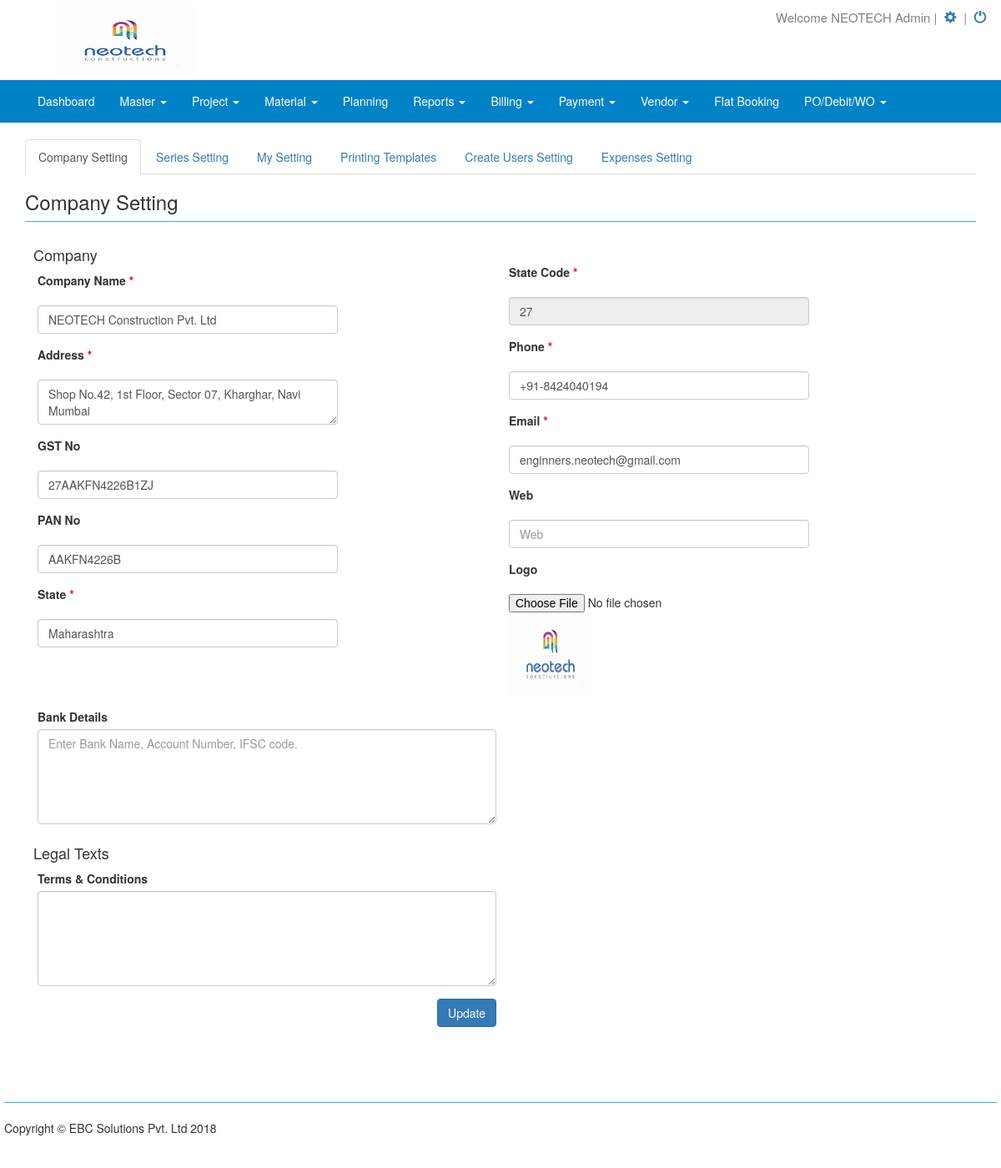
The page /dashboard.php?page=setting (signed in) on the database its author committed.
### tables this page shows
CREATE TABLE `company` (
  `id` int(11) NOT NULL,
  `user_id` int(11) NOT NULL,
  `company_name` varchar(255) NOT NULL,
  `company_email` varchar(100) NOT NULL,
  `company_phone` varchar(255) NOT NULL,
  `gst_no` varchar(255) NOT NULL,
  `pan_no` varchar(255) NOT NULL,
  `state` varchar(255) NOT NULL,
  `state_code` int(11) NOT NULL,
  `company_url` varchar(100) NOT NULL,
  `company_address` varchar(500) NOT NULL,
  `logo` varchar(255) NOT NULL,
  `terms` text NOT NULL,
  `bank_details` text NOT NULL,
  `cutomers` enum('No','Yes') NOT NULL DEFAULT 'Yes',
  `estimates` enum('No','Yes') NOT NULL DEFAULT 'Yes',
  `product` enum('No','Yes') NOT NULL DEFAULT 'Yes',
  `voucher` enum('No','Yes') NOT NULL DEFAULT 'Yes',
  `get_purchase` enum('No','Yes') NOT NULL DEFAULT 'Yes',
  `print_temp` varchar(50) NOT NULL DEFAULT 'temp2'
);

CREATE TABLE `user` (
  `id` int(11) NOT NULL,
  `comp_name` varchar(255) NOT NULL,
  `name` varchar(255) NOT NULL,
  `username` varchar(128) NOT NULL,
  `password` varchar(128) NOT NULL,
  `contact` varchar(15) NOT NULL,
  `is_active` tinyint(1) DEFAULT '0',
  `is_super_admin` tinyint(1) DEFAULT '0',
  `last_login` date DEFAULT NULL,
  `start_date` date NOT NULL,
  `end_date` date NOT NULL,
  `payment_status` int(11) NOT NULL DEFAULT '0' COMMENT '1-received,0-not received',
  `hash` varchar(255) NOT NULL,
  `created_at` date NOT NULL,
  `updated_at` date NOT NULL,
  `type` varchar(50) NOT NULL DEFAULT 'admin'
);

### setting.php (the view, shortened to what this page needs)
<?php
$user_id=$_SESSION['login_user'];
?>
<div class="row">
<div class="panel-body">
    <ul class="nav nav-tabs">
        <li class="active"><a href="dashboard.php?page=setting">Company Setting</a></li>
        <li><a href="dashboard.php?page=series_setting">Series Setting</a></li>
        <li><a href="dashboard.php?page=my_setting">My Setting</a></li>
        <li><a href="dashboard.php?page=print_template">Printing Templates</a></li>
        <li><a href="dashboard.php?page=create_user">Create Users Setting</a></li>
        <?php
            $aa1 = mysql_query("SELECT * FROM company WHERE user_id='$user_id'")or die(mysql_error($connection));
				$rrr=mysql_fetch_array($aa1);
			$vouch = $rrr['voucher'];
				if($vouch== 'Yes')
				{
            ?>
        <li><a href="dashboard.php?page=expenses_setting">Expenses Setting</a></li>
        <?php
       	 }
        else{}
        ?>
    </ul>
    <div class="tab-content">
        <div class="tab-pane fade in active" id="global">
            <h3>Company Setting</h3><hr>
        <div class="col-lg-12" id="globset">
              <form id="globalsettingform" name="globalsetting" autocomplete="off" method="POST" enctype="multipart/form-data">
           <?php
			$aa = mysql_query("SELECT * FROM company WHERE user_id='$user_id'")or die(mysql_error($connection));
				$rr=mysql_fetch_array($aa);
			?>
			<div class="col-lg-6">
				<h4>Company</h4>
				<div class="col-md-4">
					<label>Company Name <span class="required_field">*</span></label>
				</div><div class="panel-body"></div>
				<div class="col-md-8">
					<input type="text" class="form-control" name="txt_name" id="txt_cname" value="<?php echo $rr['company_name'];?>" placeholder="Name" required>
				</div>
				<div class="col-md-4">
					<label>Address <span class="required_field">*</span></label>
				</div><div class="panel-body"></div>
				<div class="col-md-8">
					<textarea class="form-control" name="txt_saddr" id="txt_saddr" placeholder="Address" required><?php echo $rr['company_address'];?></textarea>
				</div>
				<div class="col-md-4">
					<label>GST No</label>
				</div><div class="panel-body"></div>
				<div class="col-md-8">
					<input type="text" class="form-control" name="txt_gstin" id="txt_gstin" value="<?php echo $rr['gst_no'];?>" placeholder="GST No.">
				</div>
				<div class="col-md-4">
					<label>PAN No</label>
				</div><div class="panel-body"></div>
				<div class="col-md-8">
					<input type="text" class="form-control" name="txt_panno" id="txt_panno" value="<?php echo $rr['pan_no'];?>" MaxLength="10" pattern="[A-Z]{5}\d{4}[A-Z]{1}" placeholder="PAN No.">
				</div>
				<div class="col-md-4">
					<label>State <span class="required_field">*</span></label>
				</div><div class="panel-body"></div>
				<div class="col-md-8">
					<input type="text" class="form-control" name="txt_state" id="txt_state" value="<?php echo $rr['state'];?>" placeholder="State" onkeyup="state()" required>
				</div>
				</div>
				<div class="col-lg-6">
				<div class="panel-body"></div>
				<div class="col-md-4">
					<label>State Code <span class="required_field">*</span></label>
				</div><div class="panel-body"></div>
				<div class="col-md-8">
					<input type="text" class="form-control" name="state_code" id="state_code" value="<?php echo $rr['state_code'];?>"  placeholder="State Code" required readonly>
				</div>
				<div class="col-md-4">
					<label>Phone <span class="required_field">*</span></label>
				</div><div class="panel-body"></div>
				<div class="col-md-8">
					<input type="text" class="form-control" name="txt_cphone" id="txt_cphone" value="<?php echo $rr['company_phone'];?>" placeholder="Phone" required>
				</div>
				<div class="col-md-4">
					<label>Email <span class="required_field">*</span></label>
				</div><div class="panel-body"></div>
				<div class="col-md-8">
					<input type="email" class="form-control" name="txt_cemail" id="txt_cemail" value="<?php echo $rr['company_email'];?>" placeholder="Email" required>
				</div>
				<div class="col-md-4">
					<label>Web</label>
				</div><div class="panel-body"></div>
				<div class="col-md-8">
					<input type="text" class="form-control" name="txt_cweb" id="txt_cweb" value="<?php echo $rr['company_url'];?>" placeholder="Web" >
				</div>
				<div class="col-md-4">
					<label>Logo</label>
				</div><div class="panel-body"></div>
				<div class="col-md-8">
					<input type="file" name="logo" id="logo" onchange="readURL(this);">
					<img id="blah" src="<?php echo $rr['logo'];?>" alt="your logo" width=100 height=100 />
				</div>
			</div>
			<div class="panel-body"></div>
			<div class="col-lg-12">
				<div class="col-md-12">
					<label>Bank Details</label>
				</div>
				<div class="col-md-6">
					<textarea class="form-control" name="txt_bank" id="txt_bank" rows="5" placeholder="Enter Bank Name, Account Number, IFSC code."><?php echo $rr['bank_details'];?></textarea>
				</div>
			</div>
			<div class="panel-body"></div>
			<div class="col-lg-12">
				<h4>Legal Texts</h4>
				<div class="col-md-12">
					<label>Terms & Conditions</label>
				</div>
				<div class="col-md-6">
					<textarea class="form-control" name="txt_terms" id="txt_terms" rows="5"><?php echo $rr['terms'];?></textarea>
				</div>
			</div>
			<div class="panel-body"></div>
			<div class="col-lg-6" align="right">
				<?php
				$aa = mysql_query("SELECT * FROM company WHERE user_id='$user_id'")or die(mysql_error($connection));
					while($rr=mysql_fetch_array($aa))
					  {
					  	 $c_id= $rr['id'];
					  }
					  if(!empty($c_id)){
				?>
					<button name="update" type="submit" value="updcomp" id="update" class="btn btn-primary" onclick="document.pressed=this.value">Update</button>
				<?php
				  }
				  else{
				?>
				   <button name="save" type="submit" value="savecomp" id="saved" class="btn btn-primary" onclick="document.pressed=this.value" >Save</button>
				<?php
				  }
				?>
			 </div>
			</form>
		</div>
			<div class="panel-body"></div>
        </div>
</div>
</div>

### dashboard.php (shortened to what this page needs)
<?php
include "config.php";
?>
<!DOCTYPE html>
<html lang="en">
<head>
    <link href="css/bootstrap.min.css" rel="stylesheet">
    <link href="css/modern-business.css" rel="stylesheet">
    <link href="css/sweetalert.css" rel="stylesheet">
    <link href="font-awesome/css/font-awesome.min.css" rel="stylesheet" type="text/css">
    <link rel="stylesheet" type="text/css" href="datatables/media/css/jquery.dataTables.min.css">
    <link rel="stylesheet" type="text/css" href="datatables/media/css/dataTables.bootstrap.css">
    <link rel="stylesheet" href="https://code.jquery.com/ui/1.10.4/themes/smoothness/jquery-ui.css">
    <link rel="stylesheet" type="text/css" href="https://cdn.datatables.net/r/dt/jq-2.1.4,jszip-2.5.0,pdfmake-0.1.18,dt-1.10.9,af-2.0.0,b-1.0.3,b-colvis-1.0.3,b-html5-1.0.3,b-print-1.0.3,se-1.0.1/datatables.min.css"/>
</head>
<body>
    <div class="header">
    <?php
    $user_id=$_SESSION['login_user'];
      $aa12 = mysql_query("SELECT * FROM company WHERE user_id='$user_id'")or die(mysql_error($connection));
        $arr=mysql_fetch_array($aa12);
        $logo=$arr['logo'];
        if(!empty($logo))
        {
     ?>
         <a href="dashboard.php?page=home"><img src="<?php echo $logo; ?>" class="company-logo" alt="logo"></a>
     <?php
        }
        else{
      ?>
	   <a href="dashboard.php?page=home"> <img src="images/ebc_logo.png" class="company-logo" alt="logo"></a>
     <?php } ?>
       <div class="setting">
           <div class="setting-sub">
          <span class="setting-part">Welcome <?php
			   $query=mysql_query("SELECT * FROM user WHERE id='".$_SESSION['login_user']."'");
			   $row=mysql_fetch_array($query);
			   echo $row['name'];
			   ?></span>&nbsp;|&nbsp;
               <span class="setting-part"><a href="dashboard.php?page=setting" title='View Setting'> <span class="glyphicon glyphicon-cog"></span>&nbsp;</a></span>&nbsp;|&nbsp;
               <span class="setting-part"><a href="logout.php" title='Logout'><span class="glyphicon glyphicon-off"></span>&nbsp;</a></span></div>
       </div>
    </div>
    <nav class="navbar navbar-inverse navbar-fixed-top nav-menu" role="navigation">
        <div class="container">
            <div class="navbar-header  navbar-right">
                <a class="navbar-brand" href="#"> <?php
                ?></a>
            </div>
            <div class="collapse navbar-collapse" id="bs-example-navbar-collapse-1">
                <ul class="nav navbar-nav nav-tab-menu">
                    <li>
                        <a href="dashboard.php?page=home">Dashboard</a>
                    </li>
                    <li class="dropdown">
                      <a class="dropdown-toggle" data-toggle="dropdown" href="#"> Master
                      <span class="caret"></span></a>
                    </li>
                    <li class="dropdown">
                      <a class="dropdown-toggle" data-toggle="dropdown" href="#"> Project
                      <span class="caret"></span></a>
                    </li>
                    <li class="dropdown">
                      <a class="dropdown-toggle" data-toggle="dropdown" href="#"> Material
                      <span class="caret"></span></a>
                    </li>
                      <li>
                        <a href="dashboard.php?page=planning">Planning</a>
                      </li>
                    <li class="dropdown">
                      <a class="dropdown-toggle" data-toggle="dropdown" href="#"> Reports
                      <span class="caret"></span></a>
                    </li>
                    <li class="dropdown">
                      <a class="dropdown-toggle" data-toggle="dropdown" href="#"> Billing
                      <span class="caret"></span></a>
                    </li>
                    <li class="dropdown">
                      <a class="dropdown-toggle" data-toggle="dropdown" href="#"> Payment
                      <span class="caret"></span></a>
                    </li>
                    <li class="dropdown">
                      <a class="dropdown-toggle" data-toggle="dropdown" href="#"> Vendor
                      <span class="caret"></span></a>
                    </li>
                    <li>
                      <a href="dashboard.php?page=flat_booking">Flat Booking</a>
                    </li>
                    <li class="dropdown">
                      <a class="dropdown-toggle" data-toggle="dropdown" href="#">PO/Debit/WO
                      <span class="caret"></span></a>
                    </li>
                </ul>
            </div>
        </div>
    </nav>
    <div class="container ">
        <?php
            if(!isset($_GET['page']))
            $page="home";
                else
					$page=$_GET['page'];
                switch($page)
                {
					         case "setting":
                        include("setting.php");
                    break;
      				  }
              ?>
        <footer>
            <div class="row">
                <div class="col-lg-12"><hr>
                    <p>Copyright &copy; EBC Solutions Pvt. Ltd 2018</p>
                </div>
            </div>
        </footer>
    </div>
</body>
</html>

### css/modern-business.css (style rules this page uses)
html, body { height: 100%; }
body { padding-top: 1px; }
.header { float: left; width: 100%; padding: 0; margin: 0; height: auto; }
.company-logo { width: 15%; height: 95px; float: left; padding: 0.5%; margin: 0% 5%; }
.nav-menu { width: 100%; float: left; background-color: #0082c6; border-color: #0082c6; }
.navbar-inverse .navbar-nav>li>a { color: #fff; }
.navbar-inverse .navbar-brand { color: #fff; }
.setting { width: 75%; height: auto; float: left; padding: 0; margin: 0; }
.setting-sub { width: 30%; height: auto; float: right; padding: 1% 0%; margin: 0; cursor: pointer; font-size: 15px; color: grey; }
.setting-part { width: 100%; height: auto; padding: 0; margin: 0 }
footer { margin: 50px 0; }

### dashboard.php (style rules this page uses)
hr { margin-top: 10px; margin-bottom: 20px; border-color: #27b6ee; }
.required_field { color: red; }

### rows shown on the page
company: logo (picture), txt_name "NEOTECH Construction Pvt. Ltd", txt_saddr "Shop No.42, 1st Floor, Sector 07, Kharghar, Navi Mumbai", txt_gstin "27AAKFN4226B1ZJ", txt_panno "AAKFN4226B", txt_state "Maharashtra", state_code "27", txt_cphone "+91-8424040194", txt_cemail "enginners.neotech@gmail.com"
user: name "NEOTECH Admin"
